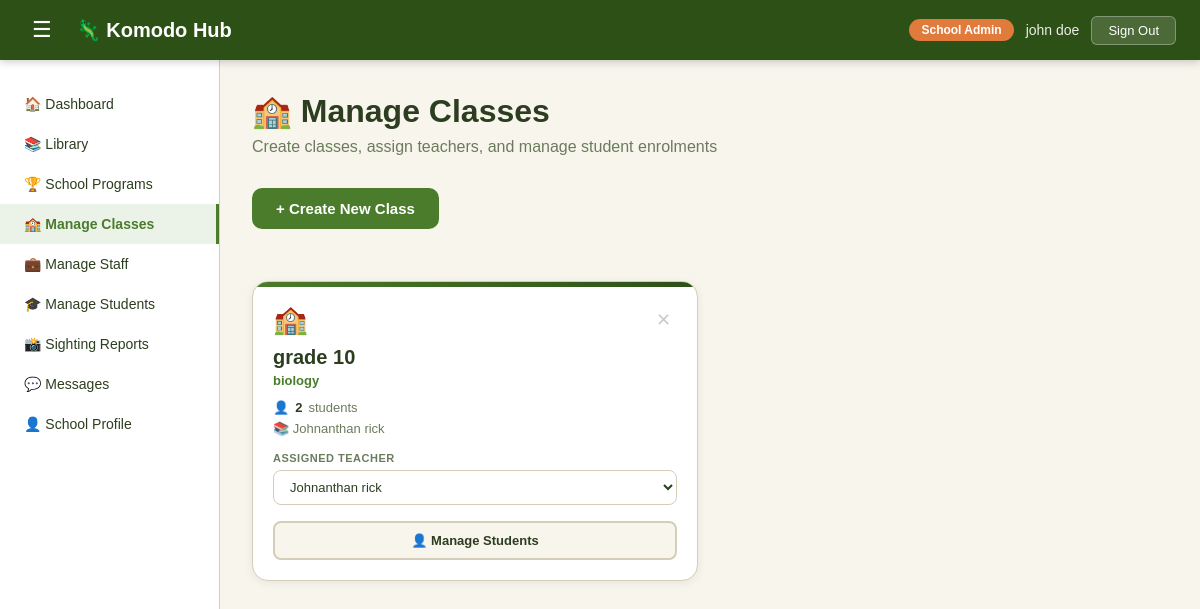
Page /classes (signed in) on the committed database.
### tables this page shows
CREATE TABLE user(
    user_id INTEGER PRIMARY KEY AUTOINCREMENT,
    fullname TEXT NOT NULL,
    email TEXT NOT NULL,
    role TEXT,
    password TEXT NOT NULL,
    organization_id INTEGER, avatar TEXT, phone TEXT, location TEXT, created_at TIMESTAMP DEFAULT '2025-01-01', status TEXT DEFAULT 'active', points INTEGER DEFAULT 0,
    FOREIGN KEY (organization_id) REFERENCES organization(organization_id)
);

CREATE TABLE class (
    class_id INTEGER PRIMARY KEY AUTOINCREMENT,
    name TEXT NOT NULL,
    subject TEXT,
    organization_id INTEGER NOT NULL,
    teacher_id INTEGER,
    created_at TIMESTAMP DEFAULT CURRENT_TIMESTAMP,
    FOREIGN KEY (organization_id) REFERENCES organization(organization_id),
    FOREIGN KEY (teacher_id) REFERENCES user(user_id)
);

### app.py (the view)
@app.route('/classes')
def get_classes():
    if 'user_id' not in session:
        return redirect(url_for('login_get'))
    if session['role'] not in ['school-admin', 'principal']:
        return abort(403)
    user = db.fetch_one('SELECT * FROM user WHERE user_id = ?', (session['user_id'],))
    org_id = session.get('organization_id')
    sql = '''
        SELECT c.*,
               u.fullname as teacher_name,
               (SELECT COUNT(*) FROM class_enrollment ce WHERE ce.class_id = c.class_id) as student_count
        FROM class c
        LEFT JOIN user u ON c.teacher_id = u.user_id
        WHERE c.organization_id = ?
        ORDER BY c.created_at DESC
    '''
    classes = db.fetch_query(sql, (org_id,))
    teachers = db.fetch_query(
        "SELECT user_id, fullname FROM user WHERE role = 'teacher' AND organization_id = ?",
        (org_id,)
    )
    return render_template('shared/classes.html',
        user=user,
        classes=[dict(c) for c in classes],
        teachers=teachers
    )

### database.py (called while the page is built)
def fetch_query(sql, params=()):
    with sqlite3.connect('Komodo_DB.db') as con:
        con.row_factory = sqlite3.Row
        cur = con.cursor()
        cur.execute(sql, params)
        rows = cur.fetchall()
        return rows

def fetch_one(sql, params=()):
    with sqlite3.connect('Komodo_DB.db') as con:
        con.row_factory = sqlite3.Row
        cur = con.cursor()
        cur.execute(sql, params)
        row = cur.fetchone()
        return row

### templates/shared/classes.html (shortened to what this page needs)
<!DOCTYPE html>
<html lang="en">
<head>
    <link rel="stylesheet" href="{{ url_for('static', filename='css/style.css') }}">
    <link rel="stylesheet" href="{{ url_for('static', filename='css/dashboard.css') }}">
    <link rel="stylesheet" href="{{ url_for('static', filename='css/tabs/classes.css') }}">
</head>
<body class="dashboard-body">
    {% include 'shared/navbar.html' %}
    <div class="dash-layout">
        {% include 'shared/sidebar.html' %}
        <main class="dash-main">
            <div class="page-header">
                <h1>&#127979; Manage Classes</h1>
                <p>Create classes, assign teachers, and manage student enrolments</p>
            </div>
            <div style="margin-bottom: 24px;">
                <button class="btn-create-class" onclick="openCreateClassModal()">
                    + Create New Class
                </button>
            </div>
            <div class="classes-grid" id="classes-grid">
                {% for c in classes %}
                <div class="class-card" id="class-card-{{ c['class_id'] }}">
                    <div class="class-card-header">
                        <div class="class-icon">&#127979;</div>
                        <button class="btn-delete-class"
                                onclick="deleteClass({{ c['class_id'] }})"
                                title="Delete class">✕</button>
                    </div>
                    <h3 class="class-name">{{ c['name'] }}</h3>
                    {% if c['subject'] %}
                    <p class="class-subject">{{ c['subject'] }}</p>
                    {% endif %}
                    <div class="class-stats">
                        <span class="class-stat">
                            &#128100;
                            <strong>{{ c['student_count'] }}</strong> students
                        </span>
                        <span class="class-stat">
                            &#128218;
                            {% if c['teacher_name'] %}
                                {{ c['teacher_name'] }}
                            {% else %}
                                <em>No teacher assigned</em>
                            {% endif %}
                        </span>
                    </div>
                    <div class="class-teacher-select">
                        <label>Assigned Teacher</label>
                        <select onchange="updateTeacher({{ c['class_id'] }}, this.value)">
                            {% for t in teachers %}
                            <option value="{{ t['user_id'] }}"
                                {% if c['teacher_id'] == t['user_id'] %}selected{% endif %}>
                                {{ t['fullname'] }}
                            </option>
                            {% endfor %}
                        </select>
                    </div>
                    <button class="btn-manage-students"
                            onclick="openStudentsModal({{ c['class_id'] }}, '{{ c['name'] }}')">
                        &#128100; Manage Students
                    </button>
                </div>
                {% else %}
                <div class="no-classes" data-placeholder>
                    <p>No classes yet. Create your first one!</p>
                </div>
                {% endfor %}
            </div>
        </main>
    </div>
</body>
</html>

### templates/shared/navbar.html
    <nav class="dash-nav">
        <div class="dash-nav-left">
            <button class="sidebar-toggle" onclick="toggleSidebar()">&#9776;</button>
            <a href="/dashboard/{{ user['role'] }}" class="dash-logo">&#129422; Komodo Hub</a>
        </div>
        <div class="dash-nav-right">
            <span class="nav-role-badge">{{ user['role'].replace('-', ' ').title() }}</span>
            <span class="nav-username">{{ user['fullname'] }}</span>
            <button class="btn-signout" onclick="signOut()">Sign Out</button>
        </div>
    </nav>

### static/css/style.css (style rules this page uses)
* { margin: 0; padding: 0; box-sizing: border-box; }
:root { --primary-green: #2D5016; --secondary-green: #4A7C2C; --accent-orange: #E17B3C; --light-bg: #F8F5ED; --white: #FFFFFF; --text-dark: #2C3E1F; --text-muted: #6B7C5C; --border-color: #D4CDB8; }
body { font-family: Arial, sans-serif; background-color: var(--light-bg); min-height: 100vh; display: flex; align-items: center; justify-content: center; padding: 20px; }

### static/css/dashboard.css (style rules this page uses)
.dashboard-body { display: block; padding: 0; background-color: var(--light-bg); min-height: 100vh; }
.dash-nav { background-color: var(--primary-green); color: var(--white); padding: 0 24px; height: 60px; display: flex; align-items: center; justify-content: space-between; position: sticky; top: 0; z-index: 100; box-shadow: 0 2px 8px rgba(0,0,0,0.2); }
.dash-nav-left { display: flex; align-items: center; gap: 16px; }
.dash-logo { color: var(--white); text-decoration: none; font-size: 20px; font-weight: bold; }
.sidebar-toggle { background: none; border: none; color: var(--white); font-size: 22px; cursor: pointer; padding: 4px 8px; border-radius: 4px; }
.dash-nav-right { display: flex; align-items: center; gap: 12px; }
.nav-role-badge { background-color: var(--accent-orange); color: var(--white); padding: 4px 12px; border-radius: 20px; font-size: 12px; font-weight: bold; }
.nav-username { font-size: 14px; color: rgba(255,255,255,0.9); }
.btn-signout { background-color: rgba(255,255,255,0.15); color: var(--white); border: 1px solid rgba(255,255,255,0.3); padding: 6px 16px; border-radius: 6px; font-size: 13px; cursor: pointer; }
.dash-layout { display: flex; min-height: calc(100vh - 60px); }
.dash-main { flex: 1; padding: 32px; overflow-y: auto; }

### static/css/tabs/classes.css (style rules this page uses)
.page-header { margin-bottom: 32px; }
.page-header h1 { font-size: 32px; color: var(--text-dark); margin-bottom: 8px; }
.page-header p { font-size: 16px; color: var(--text-muted); }
.btn-create-class { display: inline-flex; align-items: center; gap: 8px; padding: 12px 24px; background-color: var(--secondary-green); color: var(--white); border: none; border-radius: 10px; font-size: 15px; font-weight: 700; cursor: pointer; transition: background-color 0.2s, transform 0.15s; margin-bottom: 28px; }
.classes-grid { display: grid; grid-template-columns: repeat(auto-fill, minmax(300px, 1fr)); gap: 24px; }
.class-card { background: var(--white); border-radius: 16px; box-shadow: 0 2px 10px rgba(0,0,0,0.07); border: 1px solid var(--border-color); overflow: hidden; display: flex; flex-direction: column; transition: transform 0.2s, box-shadow 0.2s; }
.class-card::before { content: ''; display: block; height: 5px; background: linear-gradient(90deg, var(--secondary-green), var(--primary-green)); }
.class-card-header { display: flex; justify-content: space-between; align-items: center; padding: 16px 20px 0; }
.class-icon { font-size: 28px; }
.btn-delete-class { background: none; border: none; color: #ccc; font-size: 18px; cursor: pointer; padding: 4px 6px; border-radius: 6px; transition: color 0.2s, background 0.2s; }
.class-name { font-size: 20px; font-weight: 700; color: var(--text-dark); padding: 10px 20px 4px; margin: 0; }
.class-subject { font-size: 13px; color: var(--secondary-green); font-weight: 600; padding: 0 20px 12px; margin: 0; }
.class-stats { display: flex; flex-direction: column; gap: 6px; padding: 0 20px 16px; }
.class-stat { font-size: 13px; color: var(--text-muted); display: flex; align-items: center; gap: 6px; }
.class-stat strong { color: var(--text-dark); }
.class-teacher-select { padding: 0 20px 16px; }
.class-teacher-select label { display: block; font-size: 11px; font-weight: 700; color: var(--text-muted); text-transform: uppercase; letter-spacing: 0.5px; margin-bottom: 6px; }
.class-teacher-select select { width: 100%; padding: 8px 12px; border: 1.5px solid var(--border-color); border-radius: 8px; font-size: 13px; font-family: inherit; color: var(--text-dark); background: var(--white); cursor: pointer; transition: border-color 0.2s; }
.btn-manage-students { margin: 0 20px 20px; padding: 10px; background: var(--light-bg); color: var(--text-dark); border: 2px solid var(--border-color); border-radius: 8px; font-size: 13px; font-weight: 700; cursor: pointer; transition: all 0.2s; width: calc(100% - 40px); }

### rows in the picture
user: role.replace "School Admin", fullname "john doe"
class: name "grade 10", subject "biology", student_count "2", teacher_name "Johnanthan rick", teacher+class_id "Johnanthan rick"
